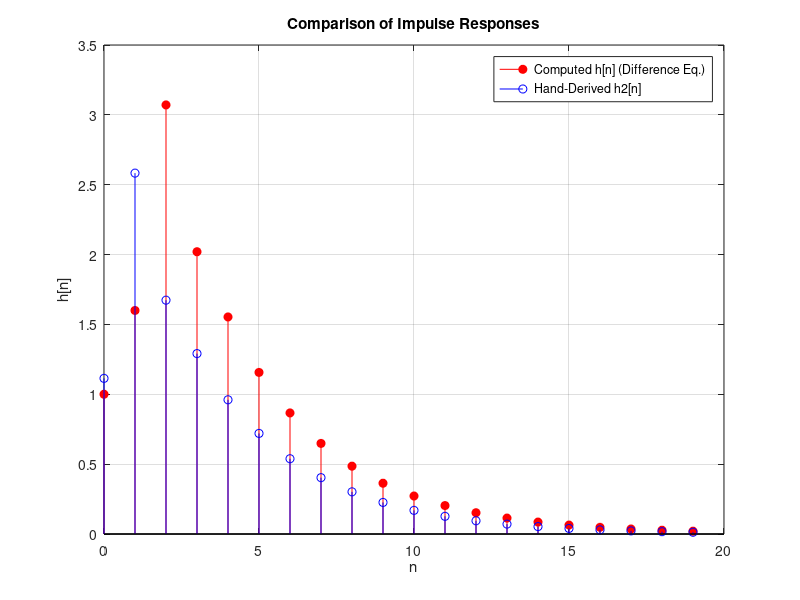
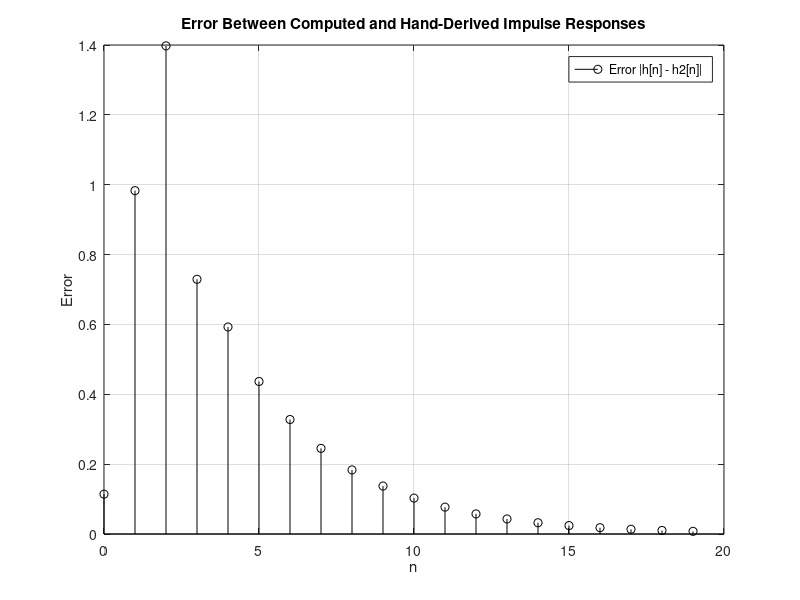

The MATLAB script that drew these images, in order:
% Coefficients of the difference equation
a = 2;  % Numerator coefficient for x[n - 2]
b = 3/5;  % Feedback coefficient for y[n - 1]
c = 1/9;  % Feedback coefficient for y[n - 2]

N = 20;  % Number of samples for impulse response
h = zeros(1, N);  % Initialize impulse response array
x = zeros(1, N);  % Impulse input
x(1) = 1;  % Impulse at n = 0

% Compute impulse response using the difference equation
for n = 1:N
    if n == 1
        h(n) = x(n);  % No feedback for n = 0
    elseif n == 2
        h(n) = x(n - 1) + b * h(n - 1);
    else
        h(n) = a * x(n - 2) + x(n - 1) + c * h(n - 2) + b * h(n - 1);
    end
end

% Display the computed impulse response
disp('Impulse Response h[n] (computed):');
disp(h);

% Define h2[n] using your hand-derived formula
A = 3.064;  % Coefficient for the first term
B = -1.95;  % Coefficient for the second term
p1 = 0.7485;  % First pole
p2 = -0.1485;  % Second pole
n = 0:N-1;  % Discrete time indices
h2 = A * (p1.^n) + B * (p2.^n);  % Hand-derived impulse response

% Display the hand-derived impulse response
disp('Impulse Response h2[n] (hand-derived):');
disp(h2);

% Plot both impulse responses for comparison
figure;
stem(n, h, 'filled', 'r', 'DisplayName', 'Computed h[n] (Difference Eq.)'); hold on;
stem(n, h2, 'b', 'DisplayName', 'Hand-Derived h2[n]');
title('Comparison of Impulse Responses');
xlabel('n');
ylabel('h[n]');
legend;
grid on;

% Plot the absolute error between the two impulse responses
figure;
stem(n, abs(h - h2), 'k', 'DisplayName', 'Error |h[n] - h2[n]|');
title('Error Between Computed and Hand-Derived Impulse Responses');
xlabel('n');
ylabel('Error');
legend;
grid on;
